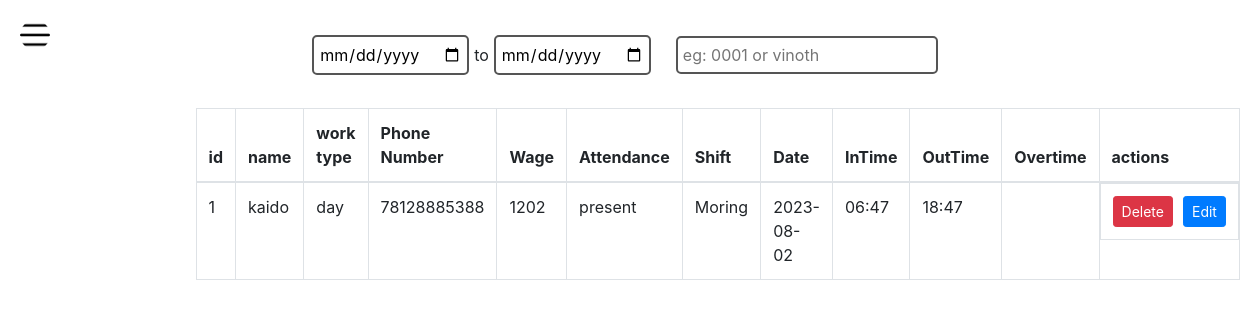
Page / (signed in) on the committed database.
### app/models.py (models this page shows)
class Attendance(db.Model,UserMixin):
    id=db.Column(db.Integer,primary_key=True)
    date = db.Column(db.DateTime(timezone=True), default=func.now())
    emp_id = db.Column(db.Integer, db.ForeignKey('employee.id'))
    attendance =db.Column(db.String(150))
    wages_per_Day=db.Column(db.String(150))
    inTime=db.Column(db.String(150))
    outTime=db.Column(db.String(150))
    overtime=db.Column(db.String(150),default='00:00')
    shift=db.Column(db.String(150))

class Employee(db.Model,UserMixin):
    id=db.Column(db.Integer,primary_key=True)
    name=db.Column(db.String(150),nullable=False)
    date = db.Column(db.DateTime(timezone=True), default=func.now())
    dob = db.Column(db.DateTime(timezone=True))
    workType=db.Column(db.String(150))
    email=db.Column(db.String(150),unique=True)
    phoneNumber=db.Column(db.Integer)
    adharNumber=db.Column(db.Integer)
    gender = db.Column(db.String(150))
    address=db.Column(db.String(150))
    profile_pic = db.Column(db.String(100000), default='Default/Default.jpeg')
    attendance = db.relationship('Attendance',backref='employee')

### app/views.py (the view)
@views.route('/',methods=['POST','GET'])
@login_required
def admin():
    employee =Attendance.query.order_by(Attendance.date)
    return render_template('admin.html',employee=employee)

### app/__init__.py (called while the page is built)
def create_app():
    app= Flask(__name__)
    app.config['SECRET_KEY'] = '#$&^&^WYYDUHS&YWE'
    app.config['SQLALCHEMY_DATABASE_URI'] = 'sqlite:///{}'.format(DB_NAME)
    app.config['SQLALCHEMY_TRACK_MODIFICATIONS']= False
    db.init_app(app)
    app.config['MAIL_SERVER'] = 'smtp.gmail.com'
    app.config['MAIL_PORT'] = 465
    app.config['MAIL_USE_SSL'] = True
    from .auth import auth
    from .views import views
    app.register_blueprint(views,url_prefix='/')
    app.register_blueprint(auth,url_prefix='/')
    from.models import Login_admin,Employee,Attendance
    with app.app_context():
        db.create_all()
    login_manager = LoginManager()
    login_manager.login_view = 'auth.login'
    login_manager.init_app(app)
    @login_manager.user_loader
    def load_user(id):
        return Login_admin.query.get(int(id))
    return app

### app/templates/admin.html (shortened to what this page needs)
<!DOCTYPE html>
<html lang="en">
<head>
  <link rel="stylesheet" href="https://stackpath.bootstrapcdn.com/bootstrap/4.5.2/css/bootstrap.min.css">
  <link rel="stylesheet" href="https://cdnjs.cloudflare.com/ajax/libs/font-awesome/6.0.0-beta3/css/all.min.css">
  <link rel="stylesheet" href="/static/css/style.css">
</head>
<body>
<div id="menubtn" class="sidebar-toggle-btn" onclick="toggleSidebar()">
</div>
<main role="main" class="container mt-5">
    <div class="filters">
        <input placeholder="11-08-2003" type="date" name="from" id="from"> to <input placeholder="15-08-2003" type="date" name="to" id="to">
        <input type="text" name="filter" id="filter" placeholder="eg: 0001 or vinoth">
    </div>
  <div class="row justify-content-center">
    <div class="col-md-8">
      <table  class="table table-bordered table-hover">
        <thead>
          <tr>
            <th>id</th>
            <th>name</th>
            <th>work type</th>
            <th>Phone Number</th>
            <th>Wage</th>
            <th>Attendance</th>
            <th>Shift</th>
            <th>Date</th>
            <th>InTime</th>
            <th>OutTime</th>
            <th>Overtime</th>
            <th>actions</th>
        </tr>
        </thead>
        <tbody>
{%for emp in employee%}
          <tr>
            <td class="id">{{emp.emp_id}}</td>
            <td class="name">{{emp.employee.name}}</td>
            <td class="workType">{{emp.employee.workType}}</td>
            <td class="phoneNumber">{{emp.employee.phoneNumber}}</td>
            <td class="wages_per_Day">{{emp.wages_per_Day}}</td>
            <td class="attend">{{emp.attendance}}</td>
            <td class="shift">{{emp.shift}}</td>
            <td class="shift">{{emp.date.date()}}</td>
            <td class="Intime">{{emp.inTime}}</td>
            <td class="outtime">{{emp.outTime}}</td>
            <td class="overtime">{{emp.overtime}}</td>
            <td class="action-btn">
              <button class="btn btn-danger btn-sm delete-btn">Delete</button>
              <button class="btn btn-primary btn-sm edit-btn">Edit</button>
            </td>
          </tr>
         {%endfor%}
        </tbody>
      </table>
    </div>
  </div>
</main>
</body>
</html>

### app/static/css/style.css (style rules this page uses)
* { margin: 0; padding: 0; box-sizing: border-box; }
body { padding-top: 60px; display: flex; align-items: center; justify-content: center; }
.sidebar-toggle-btn { position: absolute; width: 30px; height: 30px; border-radius: 50%; top: 20px; left: 20px; font-size: 20px; color: #fff; cursor: pointer; z-index: 999; background-image: url(/static/img/open.png); background-size: 100%; display: flex; align-items: center; justify-content: center; transition: left 0.3s ease-in-out; }
.filters { position: absolute; top: 30px; left: 0; width: 100%; display: flex; align-items: center; justify-content: center; }
input { padding: 5px; border-radius: 5px; border: 2px solid #555; margin: 5px; }
#filter { margin-left: 20px; }
.action-btn { display: flex; gap: 10px; align-items: center; justify-content: center; width: 100%; height: 100%; }
.row { position: absolute; left: 0; }

### rows in the picture
Attendance: emp_id "1", employee.name "kaido", employee.workType "day", employee.phoneNumber "78128885388", wages_per_Day "1202", attendance "present", shift "Moring", date "2023-08-02", inTime "06:47", outTime "18:47"
